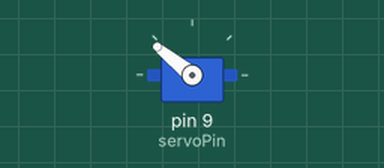
This sketch was run on a simulated Arduino Uno, built with avr-gcc and run on an emulated ATmega328P. On the bench: servo.

Above: at 0.05 s.
At 2.05 s:
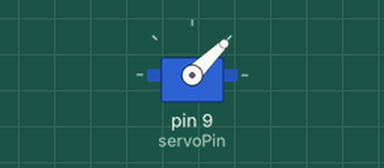
At 4.0 s:
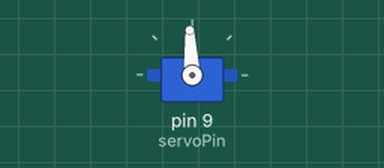
Timing chart, 0 to 5.2 s (numbered marks = the images above):
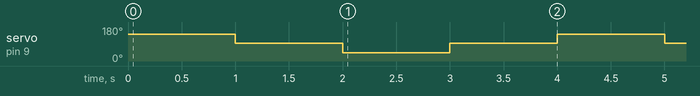

Measured:
- by itself, servo on pin 9 (servoPin): repeats every 4.0 s: 44° 1.0 s, 93° 1.0 s, 141° 1.0 s, 93° 1.0 s

The sketch:

Servo.ino
```cpp
/*
   Author:
           Matt Tucker
   Date:
          22MAY2018
   Description:
          The following test is to for the servo motor.
          It will turn the servo to several points and
          then return it to the 90deg post.
   Note:
          write() "measurement" to degrees->
              2000 = 180*
              1500 = 90*
              1000 = 0*
*/

//***Servo***
//#include <Servo.h>
//Servo servo1;
//const int servoPin = 9;
#include <ServoTimer2.h>
#define servoPin  9
ServoTimer2 servo1;
//********END*****//

//***GeneralGlobalVariables***
#include <math.h>
int rndNum;
int count = 0;
//********END*****//

void setup()
{

  //***Servo***
  servo1.attach(servoPin);
  //********END*****//
}

//***Servo***
//Turn() moves the servo to the 180 post to to 90, then to 0,
//and back to 90
void Servo_Motor_Turn()
{
  servo1.write(2000);
  delay(1000);
  servo1.write(1500);
  delay(1000);
  servo1.write(1000);
  delay(1000);
  servo1.write(1500);
  delay(1000);
}

//UnTurn() centers the servo
void Servo_Motor_UnTurn()
{
  servo1.write(1500);
}
//********END*****//

void loop()
{
  Servo_Motor_UnTurn();
  Servo_Motor_Turn();
}
```
